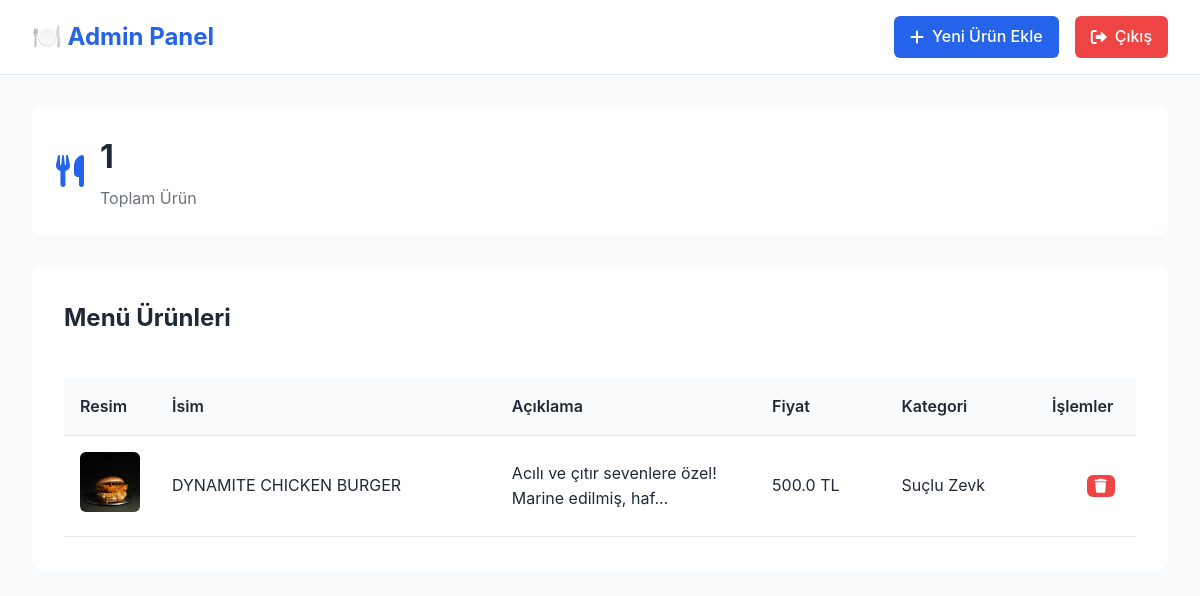
Before: /admin (signed in) with the older database file.
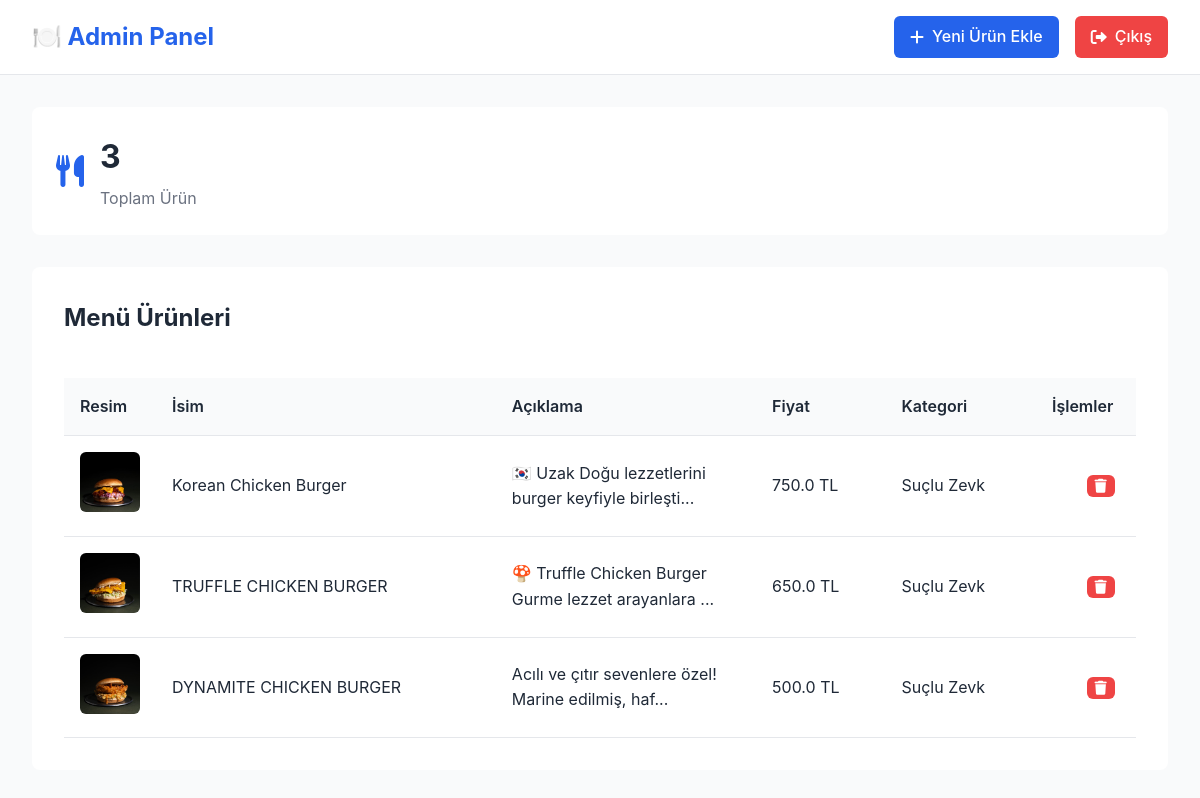
After: the same page with the newer database file.
### tables this page shows
CREATE TABLE menu_items (
            id INTEGER PRIMARY KEY AUTOINCREMENT,
            isim TEXT NOT NULL,
            aciklama TEXT,
            fiyat REAL NOT NULL,
            kategori TEXT,
            resim TEXT
        );

### app.py (the view)
    def decorated_function(*args, **kwargs):
        if 'admin_logged_in' not in session:
            return redirect(url_for('admin_login'))
        return f(*args, **kwargs)

### app.py (called while the page is built)
def get_db_connection():
    conn = sqlite3.connect('menu.db')
    conn.row_factory = sqlite3.Row
    return conn

def admin_required(f):
    def decorated_function(*args, **kwargs):
        if 'admin_logged_in' not in session:
            return redirect(url_for('admin_login'))
        return f(*args, **kwargs)
    decorated_function.__name__ = f.__name__
    return decorated_function

@app.route('/admin')
@admin_required
def admin_dashboard():
    conn = get_db_connection()
    menu_items = conn.execute('SELECT * FROM menu_items ORDER BY id DESC').fetchall()
    conn.close()
    return render_template('admin/dashboard.html', menu_items=menu_items)

### templates/admin/dashboard.html (shortened to what this page needs)
<!DOCTYPE html>
<html lang="tr">
<head>
    <link rel="stylesheet" href="{{ url_for('static', filename='admin.css') }}">
    <link rel="stylesheet" href="https://cdnjs.cloudflare.com/ajax/libs/font-awesome/6.0.0/css/all.min.css">
</head>
<body>
    <div class="admin-container">
        <header class="admin-header">
            <div class="header-content">
                <h1>🍽️ Admin Panel</h1>
                <div class="header-actions">
                    <a href="{{ url_for('admin_add_item') }}" class="btn btn-primary">
                        <i class="fas fa-plus"></i> Yeni Ürün Ekle
                    </a>
                    <a href="{{ url_for('admin_logout') }}" class="btn btn-danger">
                        <i class="fas fa-sign-out-alt"></i> Çıkış
                    </a>
                </div>
            </div>
        </header>
        <main class="admin-main">
            <div class="dashboard-stats">
                <div class="stat-card">
                    <i class="fas fa-utensils"></i>
                    <div class="stat-info">
                        <h3>{{ menu_items|length }}</h3>
                        <p>Toplam Ürün</p>
                    </div>
                </div>
            </div>
            <div class="content-section">
                <h2>Menü Ürünleri</h2>
                {% if menu_items %}
                    <div class="table-container">
                        <table class="admin-table">
                            <thead>
                                <tr>
                                    <th>Resim</th>
                                    <th>İsim</th>
                                    <th>Açıklama</th>
                                    <th>Fiyat</th>
                                    <th>Kategori</th>
                                    <th>İşlemler</th>
                                </tr>
                            </thead>
                            <tbody>
                                {% for item in menu_items %}
                                <tr>
                                    <td class="image-cell">
                                        {% if item.resim %}
                                            <img src="{{ url_for('static', filename='images/' + item.resim) }}"
                                                 alt="{{ item.isim }}" class="item-thumbnail">
                                        {% else %}
                                            <div class="no-image">Resim Yok</div>
                                        {% endif %}
                                    </td>
                                    <td>{{ item.isim }}</td>
                                    <td class="description-cell">{{ item.aciklama[:50] }}{% if item.aciklama|length > 50 %}...{% endif %}</td>
                                    <td>{{ item.fiyat }} TL</td>
                                    <td>{{ item.kategori }}</td>
                                    <td class="actions-cell">
                                        <a href="{{ url_for('admin_edit_item', id=item.id) }}"
                                           class="btn btn-small btn-edit" title="Düzenle">
                                            <i class="fas fa-edit"></i>
                                        </a>
                                        <a href="{{ url_for('admin_delete_item', id=item.id) }}"
                                           class="btn btn-small btn-delete"
                                           onclick="return confirm('Bu ürünü silmek istediğinizden emin misiniz?')"
                                           title="Sil">
                                            <i class="fas fa-trash"></i>
                                        </a>
                                    </td>
                                </tr>
                                {% endfor %}
                            </tbody>
                        </table>
                    </div>
                {% endif %}
            </div>
        </main>
    </div>
</body>
</html>

### static/admin.css (style rules this page uses)
:root { --primary-color: #2563eb; --secondary-color: #6b7280; --dark-color: #1f2937; --light-color: #f9fafb; --border-color: #e5e7eb; --success-color: #10b981; --danger-color: #ef4444; }
* { margin: 0; padding: 0; box-sizing: border-box; }
body { font-family: -apple-system, BlinkMacSystemFont, 'Segoe UI', Roboto, sans-serif; background-color: var(--light-color); color: var(--dark-color); line-height: 1.6; }
.admin-container { min-height: 100vh; background: var(--light-color); }
.admin-header { background: white; border-bottom: 1px solid var(--border-color); padding: 1rem 2rem; box-shadow: var(--shadow); }
.header-content { display: flex; justify-content: space-between; align-items: center; max-width: 1200px; margin: 0 auto; }
.header-content h1 { color: var(--primary-color); font-size: 1.5rem; }
.header-actions { display: flex; gap: 1rem; }
.admin-main { max-width: 1200px; margin: 0 auto; padding: 2rem; }
.btn { display: inline-flex; align-items: center; gap: 0.5rem; padding: 0.5rem 1rem; border: none; border-radius: 6px; text-decoration: none; font-weight: 500; cursor: pointer; transition: all 0.3s ease; }
.btn-primary { background: var(--primary-color); color: white; }
.btn-danger { background: var(--danger-color); color: white; }
.btn-small { padding: 0.25rem 0.5rem; font-size: 0.875rem; }
.btn-edit { background: var(--info-color); color: white; }
.btn-delete { background: var(--danger-color); color: white; }
.dashboard-stats { display: grid; grid-template-columns: repeat(auto-fit, minmax(200px, 1fr)); gap: 1.5rem; margin-bottom: 2rem; }
.stat-card { background: white; padding: 1.5rem; border-radius: 8px; box-shadow: var(--shadow); display: flex; align-items: center; gap: 1rem; }
.stat-card i { font-size: 2rem; color: var(--primary-color); }
.stat-info h3 { font-size: 2rem; color: var(--dark-color); margin-bottom: 0.25rem; }
.stat-info p { color: var(--secondary-color); }
.content-section { background: white; border-radius: 8px; box-shadow: var(--shadow); padding: 2rem; margin-bottom: 2rem; }
.content-section h2 { color: var(--dark-color); margin-bottom: 1.5rem; font-size: 1.5rem; }
.table-container { overflow-x: auto; }
.admin-table { width: 100%; border-collapse: collapse; margin-top: 1rem; }
.admin-table th, .admin-table td { padding: 1rem; text-align: left; border-bottom: 1px solid var(--border-color); }
.admin-table th { background: var(--light-color); font-weight: 600; color: var(--dark-color); }
.image-cell { width: 80px; }
.item-thumbnail { width: 60px; height: 60px; object-fit: cover; border-radius: 6px; }
.description-cell { max-width: 200px; }
.actions-cell { width: 100px; text-align: center; }

Changed rows visible on the page:
added menu_items: resim (picture), isim "Korean Chicken Burger", aciklama "🇰🇷 Uzak Doğu lezzetlerini burger keyfiyle birleşti", fiyat "750.0", kategori "Suçlu Zevk"
added menu_items: resim (picture), isim "TRUFFLE CHICKEN BURGER", aciklama "🍄 Truffle Chicken Burger Gurme lezzet arayanlara", fiyat "650.0", kategori "Suçlu Zevk"
Other visible differences:
{{ menu_items|length }}: "1" → "3"
